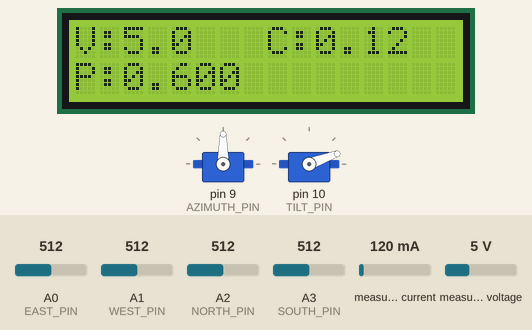
Simulated run of this sketch. Board: Arduino Uno, built with avr-gcc and run on an emulated ATmega328P. Shown: 16×2 character LCD, 2 × servo. The inputs (shaded band) are chosen by the test bench; at power-on: A2 (NORTH_PIN) = 512, measured current 120 mA, measured voltage 5 V, A0 (EAST_PIN) = 512, A1 (WEST_PIN) = 512, A3 (SOUTH_PIN) = 512. What the sketch prints to the serial monitor is not drawn.

Above: at 2.2 s.
2.3 s: A2 (NORTH_PIN) set to 80
At 4.3 s:
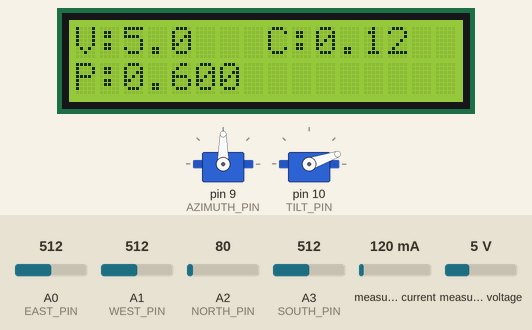
5.3 s: measured current set to 40 mA
At 7.1 s:
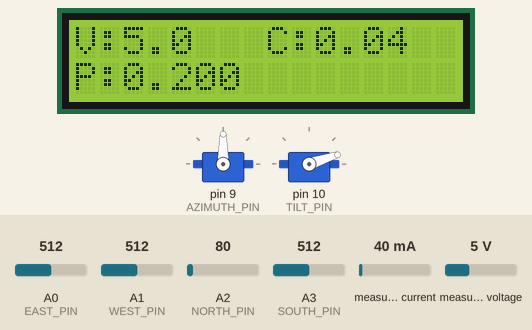
8.2 s: measured voltage set to 0.3 V
At 10.3 s:
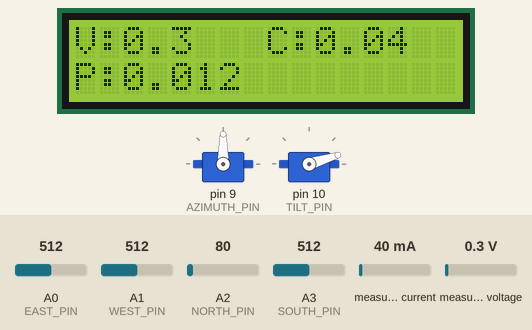
10.8 s: A0 (EAST_PIN) set to 716
At 13.1 s:
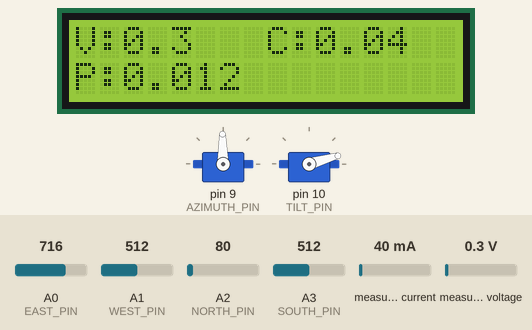
13.5 s: A1 (WEST_PIN) set to 992
16.1 s: A3 (SOUTH_PIN) set to 30
Timing chart, 0 to 45.0 s (numbered marks = the images above; inputs shaded):
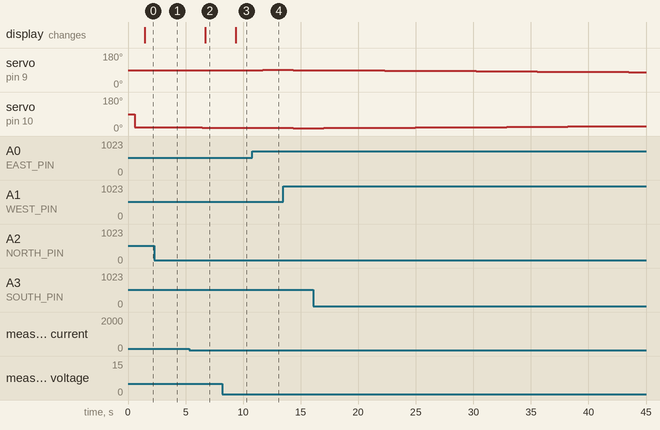

Measured:
- after the input at 2.3 s, servo on pin 10 (TILT_PIN): 20° → 19° after 1.5 s
- after the input at 5.3 s, the display: changes after 1.4 s (image 2)
- after the input at 8.2 s, the display: changes after 1.2 s (image 3)
- after the input at 10.8 s, servo on pin 9 (AZIMUTH_PIN): 90° → 91° after 0.90 s

The sketch:

SmartSolarTracker.ino
```cpp
#include <Wire.h>
#include <LiquidCrystal_I2C.h>
#include <Servo.h>
#include <Adafruit_INA219.h>

LiquidCrystal_I2C lcd(0x27, 16, 2); // Initialize LCD with I2C address 0x27 and dimensions 16x2
Adafruit_INA219 ina219(0x40);       // Initialize INA219 current sensor

Servo azServo;  // Servo object for azimuth control
Servo tiltServo; // Servo object for tilt control

// Pin definitions for LDR sensors and servos
const byte EAST_PIN = A0;
const byte WEST_PIN = A1;
const byte NORTH_PIN = A2;
const byte SOUTH_PIN = A3;
const byte AZIMUTH_PIN = 9;
const byte TILT_PIN = 10;

int azAngle = 90;   // Initial azimuth angle (degrees)
int tiltAngle = 20; // Initial tilt angle (degrees)
float solarV, solarC, solarP; // Variables for INA219 measurements

int ewDiff; // Difference between east and west LDR readings
int nsDiff; // Difference between north and south LDR readings
int valEast, valWest, valNorth, valSouth; // LDR analog values
float voltageEast, voltageWest, voltageNorth, voltageSouth;

byte TOLERANCE = 12;          // Margin of error for LDR differences
const byte STEP = 1;          // Step size for servo angle adjustments (degrees)
const byte SAMPLES = 20;      // Number of samples for averaging LDR readings

const float avc = 5.0 / 1024.0; // Define the analog to voltage conversion factor

// Constants for servo angle limits
const byte MIN_AZ_ANGLE = 0;
const byte MAX_AZ_ANGLE = 180;
const byte MIN_TILT_ANGLE = 5;
const byte MAX_TILT_ANGLE = 90;

void setup() {

  Serial.begin(9600); // Initialize serial communication
  Wire.begin();       // Initialize I2C communication

  lcd.init();         // Initialize LCD
  lcd.backlight();    // Turn on LCD backlight

  // Initialize INA219 current sensor with retry mechanism
  if (!ina219.begin()) {
    lcd.print(F("INA219 error!")); // Display error message
    delay(5000);                   // Display message for 5 seconds
  }

  azServo.attach(AZIMUTH_PIN); // Attach azimuth servo to pin 9
  tiltServo.attach(TILT_PIN);  // Attach tilt servo to pin 10

  azServo.write(azAngle);   // Set initial azimuth servo position
  delay(500);               // Wait for 0.5 seconds
  tiltServo.write(tiltAngle); // Set initial tilt servo position
  delay(500);               // Wait for 0.5 seconds
}

void loop() {
  readLDR();   // Read LDR values and calculate differences
  adjustServo(azServo, azAngle, ewDiff, MIN_AZ_ANGLE, MAX_AZ_ANGLE); // Adjust azimuth servo
  adjustServo(tiltServo, tiltAngle, nsDiff, MIN_TILT_ANGLE, MAX_TILT_ANGLE); // Adjust tilt servo
  readSolar();  // Read power output from INA219 sensor
  displayLCD(); // Display voltage, current, and power on LCD
  logData();    // Log data for analysis
}

/*** READ LDR VALUES AND CALCULATE DIFFERENCES ***/
void readLDR() {

    long eastSum = 0, westSum = 0, northSum = 0, southSum = 0;

    for (int i = 0; i < SAMPLES; i++) {
        eastSum += analogRead(EAST_PIN);  // Sum east LDR readings
        westSum += analogRead(WEST_PIN);  // Sum west LDR readings
        northSum += analogRead(NORTH_PIN); // Sum north LDR readings
        southSum += analogRead(SOUTH_PIN); // Sum south LDR readings
        delay(5);  // Small delay between readings
    }

    valEast = eastSum / SAMPLES;   // Average east LDR readings
    valWest = westSum / SAMPLES;   // Average west LDR readings
    valNorth = northSum / SAMPLES; // Average north LDR readings
    valSouth = southSum / SAMPLES; // Average south LDR readings

    voltageEast = valEast * avc;   // Convert east LDR reading to voltage
    voltageWest = valWest * avc;   // Convert west LDR reading to voltage
    voltageNorth = valNorth * avc; // Convert north LDR reading to voltage
    voltageSouth = valSouth * avc; // Convert south LDR reading to voltage

    ewDiff = valEast - valWest;  // Calculate east-west difference
    nsDiff = valNorth - valSouth; // Calculate north-south difference

    int avgLight = (valEast + valWest + valNorth + valSouth) / 4; // Calculate average light intensity
    TOLERANCE = map(avgLight, 0, 1024, 5, 20); // Adjust tolerance based on light intensity
}

/*** ADJUST SERVO BASED ON LDR DIFFERENCES ***/
void adjustServo(Servo &servo, int &angle, int diff, int minAngle, int maxAngle) {
  int targetAngle = angle;

  // If the difference is greater than the tolerance, adjust the servo position
  if (diff > TOLERANCE && angle < maxAngle) {
    targetAngle = min(maxAngle, angle + STEP); // Move towards higher light intensity
  }
  else if (diff < -TOLERANCE && angle > minAngle) {
    targetAngle = max(minAngle, angle - STEP); // Move towards higher light intensity
  }

  // If the target angle is different from the current angle, move the servo
  if (targetAngle != angle) {
    moveServoSmoothly(servo, angle, targetAngle); // Smoothly move the servo to the new angle
    angle = targetAngle; // Update current angle
  }
}

/*** SMOOTHLY MOVE SERVO TO TARGET ANGLE ***/
void moveServoSmoothly(Servo &servo, int currentAngle, int targetAngle) {
  int increment = (targetAngle > currentAngle) ? 1 : -1;

  for (int angle = currentAngle; angle != targetAngle; angle += increment) {
    servo.write(angle);
    delay(15); // Adjust delay for smoother/faster movement
  }
  servo.write(targetAngle); // Ensure final position is reached
}

/*** READ SOLAR PANEL VOLTAGE, CURRENT, AND POWER ***/
void readSolar() {
  float voltageSum = 0, currentSum = 0;

  // Take multiple readings and average them to reduce noise
  for (int i = 0; i < SAMPLES; i++) {
    voltageSum += ina219.getBusVoltage_V(); // Sum voltage readings
    currentSum += ina219.getCurrent_mA();   // Sum current readings
    delay(10);  // Small delay between readings
  }

  solarV = voltageSum / SAMPLES;         // Calculate average voltage
  solarC = (currentSum / SAMPLES) / 1000; // Calculate average current and convert to Amps

  solarP = solarV * solarC; // Calculate power in Watts
}

/*** DISPLAY VOLTAGE, CURRENT, AND POWER ON LCD ***/
void displayLCD() {
  // Convert voltage, current, and power to strings
  char voltageStr[7];
  char currentStr[7];
  char powerStr[7];
  dtostrf(solarV, -4, 1, voltageStr);  // Convert voltage to string
  dtostrf(solarC, -6, 2, currentStr);  // Convert current to string with 2 decimal places
  dtostrf(solarP, -6, 3, powerStr);    // Convert power to string

  lcd.clear();  // Clear LCD
  lcd.setCursor(0, 0);  // Set cursor to beginning

  // Display voltage and current on the first line
  lcd.print(F("V:"));
  lcd.setCursor(2, 0);
  lcd.print(voltageStr);
  lcd.setCursor(8, 0);
  lcd.print(F("C:"));
  lcd.setCursor(10, 0);
  lcd.print(currentStr);

  // Display power on the second line
  lcd.setCursor(0, 1);
  lcd.print(F("P:"));
  lcd.setCursor(2, 1);
  lcd.print(powerStr);
}

/*** LOG DATA FOR ANALYSIS ***/
void logData() {

  Serial.print(F("Time: ")); Serial.print(millis());

  Serial.print(F(", LDR East - Voltage: ")); Serial.print(voltageEast, 2); Serial.print(F(" V / Analog: ")); Serial.print(valEast);
  Serial.print(F(", LDR West - Voltage: ")); Serial.print(voltageWest, 2); Serial.print(F(" V / Analog: ")); Serial.print(valWest);
  Serial.print(F(", LDR North - Voltage: ")); Serial.print(voltageNorth, 2); Serial.print(F(" V / Analog: ")); Serial.print(valNorth);
  Serial.print(F(", LDR South - Voltage: ")); Serial.print(voltageSouth, 2); Serial.print(F(" V / Analog: ")); Serial.print(valSouth);

  Serial.print(F(", E-W Diff: ")); Serial.print(ewDiff);
  Serial.print(F(", N-S Diff: ")); Serial.println(nsDiff);

  Serial.print(F(", Solar Voltage: ")); Serial.print(solarV); Serial.print(F(" V"));
  Serial.print(F(", Solar Current: ")); Serial.print(solarC); Serial.print(F(" A"));
  Serial.print(F(", Solar Power: ")); Serial.print(solarP); Serial.print(F(" W"));
  delay(2000);
}
```
